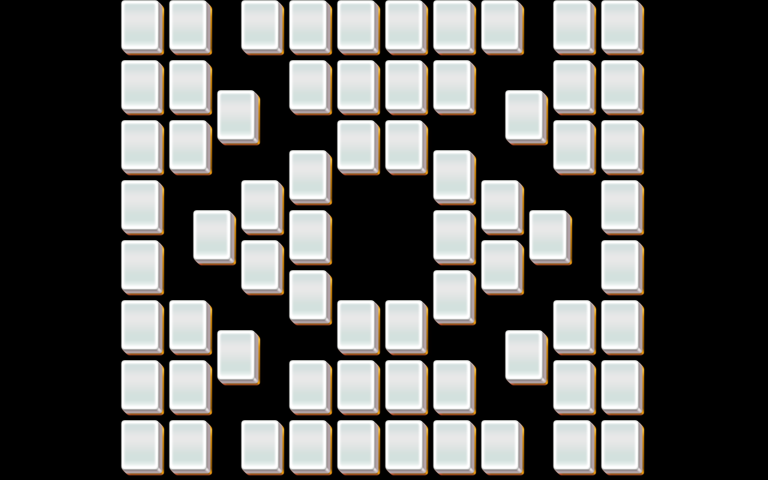

Tiled map render using the project's own tile images. Description and the map definition, with tile-layer contents summarised, below:
An orthogonal 32x16 tile map with 24x30 px tiles, 5 tile layers (layer1, layer2, layer3, layer4, ...).

<map version="1.0" orientation="orthogonal" width="32" height="16" tilewidth="24" tileheight="30">
 <properties>
  <property name="species" value="20" />
 </properties>
 <tileset firstgid="1" name="mahjong" tilewidth="48" tileheight="60">
  <image source="mahjong.png" width="48" height="60" />
 </tileset>
 <layer name="layer1" width="32" height="16">
  <data>[512 cells, 68 non-empty, 1 distinct tile ids]</data>
 </layer>
 <layer name="layer2" width="32" height="16">
  <data>[512 cells, 68 non-empty, 1 distinct tile ids]</data>
 </layer>
 <layer name="layer3" width="32" height="16">
  <data>[512 cells, 0 non-empty, 0 distinct tile ids]</data>
 </layer>
 <layer name="layer4" width="32" height="16">
  <data>[512 cells, 0 non-empty, 0 distinct tile ids]</data>
 </layer>
 <layer name="layer5" width="32" height="16">
  <data>[512 cells, 0 non-empty, 0 distinct tile ids]</data>
 </layer>
</map>
